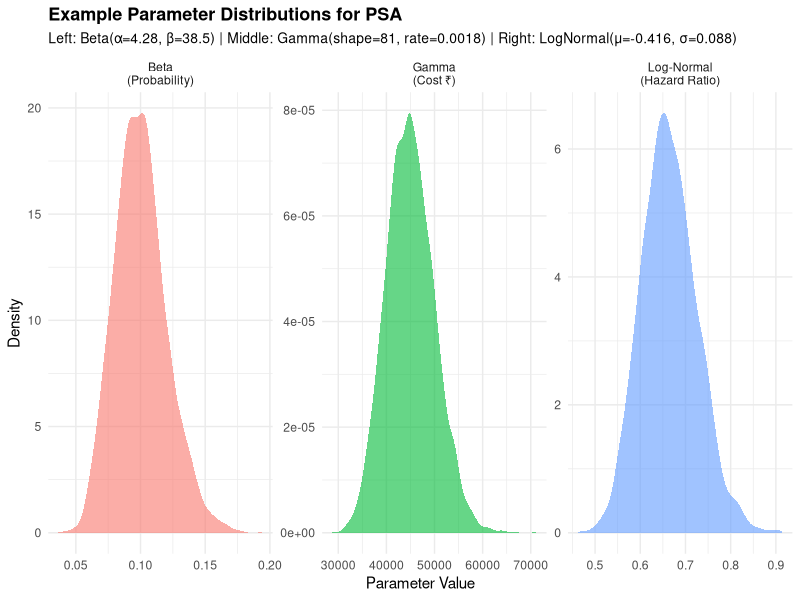
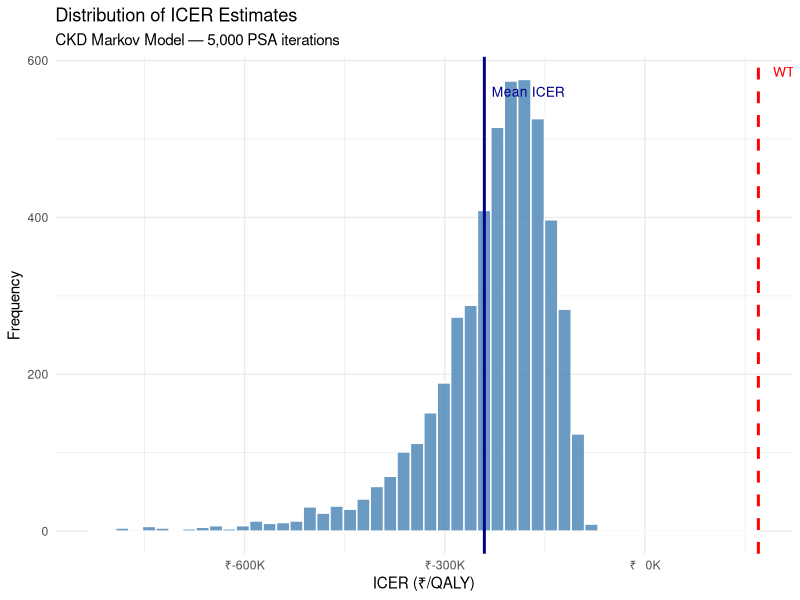
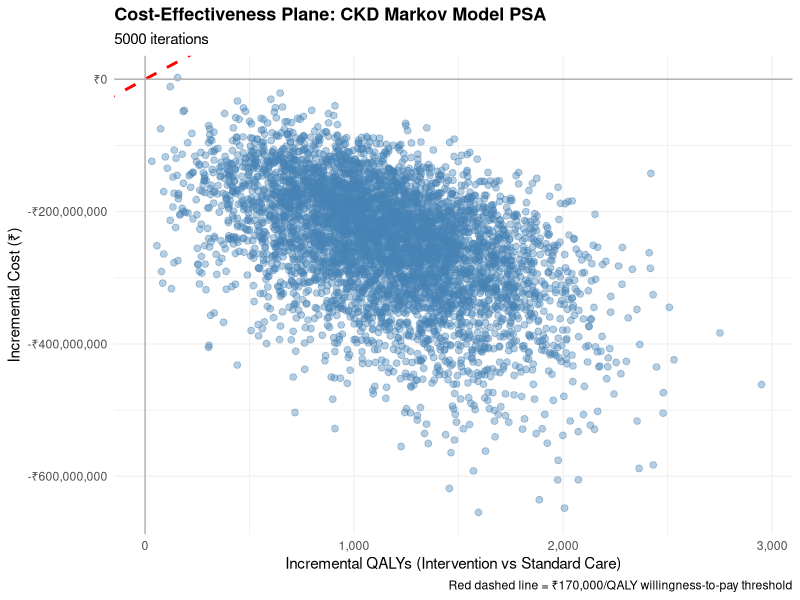
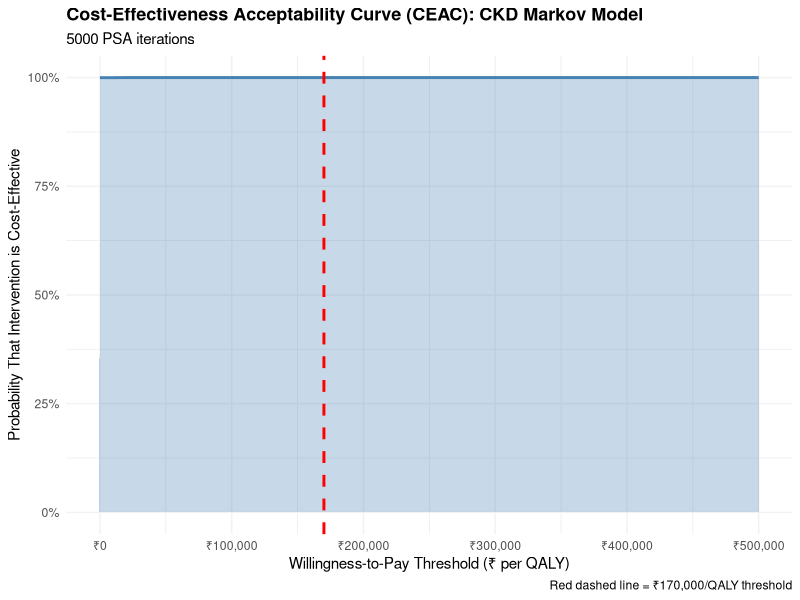
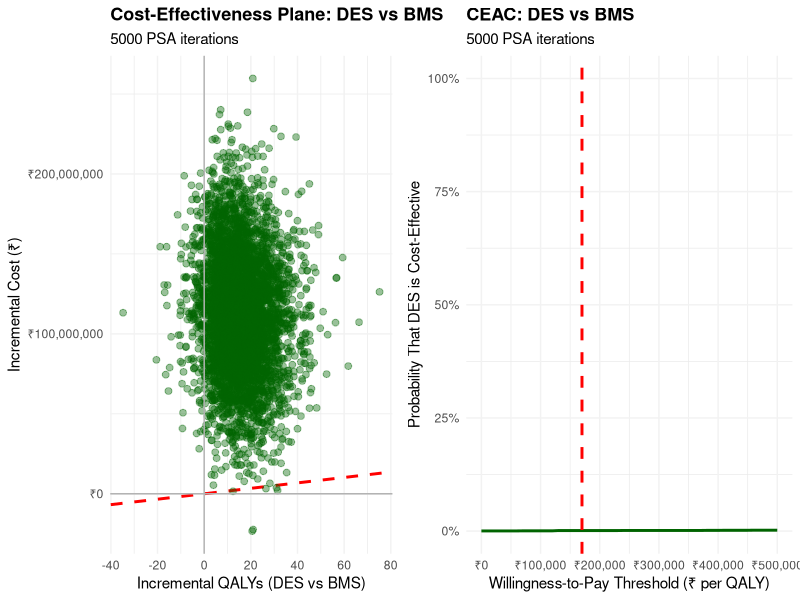

R code for these plots, in order:
## ---- chunk 1
#| label: fig-psa-workflow
#| echo: true
#| fig-cap: "The PSA workflow — same steps regardless of model type"

library(DiagrammeR)

grViz("
digraph psa_workflow {
  graph [rankdir=LR, bgcolor='transparent', fontname='Helvetica']
  node [shape=box, style='filled,rounded', fontname='Helvetica', fontsize=11]

  A [label='1. Define\nDistributions\nfor each parameter', fillcolor='#4e79a7', fontcolor='white']
  B [label='2. Sample\nParameters\n(random draw)', fillcolor='#59a14f', fontcolor='white']
  C [label='3. Run\nModel\n(one iteration)', fillcolor='#f28e2b', fontcolor='white']
  D [label='4. Store\nResults\n(cost, QALY, ICER)', fillcolor='#e15759', fontcolor='white']
  E [label='5. Repeat\n1000-10000\ntimes', fillcolor='#76b7b2', fontcolor='white']
  F [label='6. Summarise\nUncertainty\n(CE plane, CEAC)', fillcolor='#edc948', fontcolor='black']

  A -> B -> C -> D -> E -> F
  E -> B [style=dashed, label='Loop', fontsize=9]
}
")
## ---- chunk 2
#| label: fig-distribution-map
#| echo: true
#| fig-cap: "Choosing the right distribution for each parameter type"

grViz("
digraph dist_map {
  graph [rankdir=TB, bgcolor='transparent', fontname='Helvetica']
  node [fontname='Helvetica', fontsize=11, style='filled,rounded', shape=box]

  title [label='Parameter Type → Distribution', shape=none, fontsize=14, fontname='Helvetica-Bold']

  prob [label='Probabilities\n& Utilities\n(bounded 0-1)', fillcolor='#4e79a7', fontcolor='white', width=2]
  cost [label='Costs\n(non-negative,\nright-skewed)', fillcolor='#59a14f', fontcolor='white', width=2]
  hr [label='Hazard Ratios\n& Relative Risks\n(positive, often <1)', fillcolor='#f28e2b', fontcolor='white', width=2]

  beta [label='Beta(α, β)', fillcolor='#d4e6f1', shape=ellipse, width=1.5]
  gamma [label='Gamma(shape, rate)', fillcolor='#d5f5e3', shape=ellipse, width=1.5]
  lognorm [label='Log-Normal(μ, σ)', fillcolor='#fdebd0', shape=ellipse, width=1.5]

  title -> prob [style=invis]
  title -> cost [style=invis]
  title -> hr [style=invis]

  prob -> beta
  cost -> gamma
  hr -> lognorm
}
")
## ---- chunk 3
#| label: distributions-plot
#| message: false
#| fig-width: 12
#| fig-height: 5

library(ggplot2)
library(dplyr)
library(tidyr)

# Set seed for reproducibility
set.seed(2026)

# Beta example: transition probability p_12 = 0.10, SE = 0.02
mean_p <- 0.10
se_p <- 0.02
var_p <- se_p^2
alpha_beta <- mean_p * (mean_p * (1 - mean_p) / var_p - 1)
beta_beta <- (1 - mean_p) * (mean_p * (1 - mean_p) / var_p - 1)
samples_beta <- rbeta(5000, alpha_beta, beta_beta)

# Gamma example: cost_moderate = ₹45,000, SE = ₹5,000
mean_cost <- 45000
se_cost <- 5000
shape_gamma <- mean_cost^2 / (se_cost^2)
rate_gamma <- mean_cost / (se_cost^2)
samples_gamma <- rgamma(5000, shape = shape_gamma, rate = rate_gamma)

# Log-Normal example: HR = 0.66, 95% CI (0.55, 0.79)
hr_point <- 0.66
hr_lower <- 0.55
hr_upper <- 0.79
log_hr_se <- (log(hr_upper) - log(hr_lower)) / 3.92
log_hr_mean <- log(hr_point)
samples_lognormal <- rlnorm(5000, meanlog = log_hr_mean, sdlog = log_hr_se)

# Combine into a single data frame for plotting
dist_data <- tibble(
  Distribution = rep(c("Beta\n(Probability)", "Gamma\n(Cost ₹)", "Log-Normal\n(Hazard Ratio)"),
                     c(5000, 5000, 5000)),
  Value = c(samples_beta, samples_gamma, samples_lognormal)
)

# Plot
ggplot(dist_data, aes(x = Value, fill = Distribution)) +
  geom_density(alpha = 0.6, color = NA) +
  facet_wrap(~ Distribution, scales = "free") +
  labs(
    title = "Example Parameter Distributions for PSA",
    subtitle = "Left: Beta(α=4.28, β=38.5) | Middle: Gamma(shape=81, rate=0.0018) | Right: LogNormal(μ=-0.416, σ=0.088)",
    x = "Parameter Value",
    y = "Density"
  ) +
  theme_minimal() +
  theme(
    legend.position = "none",
    plot.title = element_text(face = "bold", size = 13),
    plot.subtitle = element_text(size = 10)
  )
## ---- chunk 4
#| label: run-markov-psa-function

run_markov_psa <- function(
    # Transition probabilities
    p_12, p_23, p_1d, p_2d, p_3d,
    # Treatment effect (hazard ratio for progression)
    hr_treatment,
    # Costs (annual, in Rupees)
    cost_early, cost_moderate, cost_advanced, cost_ace, cost_screening,
    # Utilities
    util_early, util_moderate, util_advanced,
    # Time horizon
    n_years = 20) {

  # Number of cohort members
  n_cohort <- 1000

  # Initialize states for standard care (no treatment)
  states_standard <- matrix(0, nrow = n_years + 1, ncol = 4)
  colnames(states_standard) <- c("Early", "Moderate", "Advanced", "Dead")

  # Initialize states for intervention (with treatment)
  states_intervention <- matrix(0, nrow = n_years + 1, ncol = 4)
  colnames(states_intervention) <- c("Early", "Moderate", "Advanced", "Dead")

  # Starting cohort: all in Early CKD state
  states_standard[1, 1] <- n_cohort
  states_intervention[1, 1] <- n_cohort

  # Run Markov chain for 20 years
  for (year in 1:n_years) {
    # Standard care: use base transition probabilities
    early_standard <- states_standard[year, 1]
    moderate_standard <- states_standard[year, 2]
    advanced_standard <- states_standard[year, 3]

    states_standard[year + 1, 1] <- early_standard * (1 - p_12 - p_1d)
    states_standard[year + 1, 2] <- early_standard * p_12 + moderate_standard * (1 - p_23 - p_2d)
    states_standard[year + 1, 3] <- moderate_standard * p_23 + advanced_standard * (1 - p_3d)
    states_standard[year + 1, 4] <- early_standard * p_1d +
                                     moderate_standard * p_2d +
                                     advanced_standard * p_3d +
                                     states_standard[year, 4]

    # Intervention: apply HR to progression probabilities
    early_intervention <- states_intervention[year, 1]
    moderate_intervention <- states_intervention[year, 2]
    advanced_intervention <- states_intervention[year, 3]

    # Reduced progression with HR
    p_12_tx <- 1 - (1 - p_12)^hr_treatment
    p_23_tx <- 1 - (1 - p_23)^hr_treatment

    states_intervention[year + 1, 1] <- early_intervention * (1 - p_12_tx - p_1d)
    states_intervention[year + 1, 2] <- early_intervention * p_12_tx +
                                         moderate_intervention * (1 - p_23_tx - p_2d)
    states_intervention[year + 1, 3] <- moderate_intervention * p_23_tx +
                                         advanced_intervention * (1 - p_3d)
    states_intervention[year + 1, 4] <- early_intervention * p_1d +
                                         moderate_intervention * p_2d +
                                         advanced_intervention * p_3d +
                                         states_intervention[year, 4]
  }

  # Calculate total costs and QALYs for standard care
  cost_standard <- sum(
    states_standard[-1, 1] * cost_early +
    states_standard[-1, 2] * cost_moderate +
    states_standard[-1, 3] * cost_advanced +
    states_standard[-1, 1] * cost_screening
  )

  qaly_standard <- sum(
    states_standard[-1, 1] * util_early +
    states_standard[-1, 2] * util_moderate +
    states_standard[-1, 3] * util_advanced
  )

  # Calculate total costs and QALYs for intervention
  cost_intervention <- sum(
    states_intervention[-1, 1] * cost_early +
    states_intervention[-1, 2] * cost_moderate +
    states_intervention[-1, 3] * cost_advanced +
    states_intervention[-1, 1] * cost_screening +
    states_intervention[-1, 1] * cost_ace
  )

  qaly_intervention <- sum(
    states_intervention[-1, 1] * util_early +
    states_intervention[-1, 2] * util_moderate +
    states_intervention[-1, 3] * util_advanced
  )

  return(list(
    cost_standard = cost_standard,
    cost_intervention = cost_intervention,
    qaly_standard = qaly_standard,
    qaly_intervention = qaly_intervention
  ))
}
## ---- chunk 5
#| label: run-ckd-psa
#| message: false

library(ggplot2)
library(dplyr)
library(tidyr)

set.seed(2026)

# Define parameter distributions
# ============================================================================

# Transition probabilities (Beta distributions)
# Base parameters from Session 5
p_12_mean <- 0.10
p_23_mean <- 0.12
p_1d_mean <- 0.02
p_2d_mean <- 0.04
p_3d_mean <- 0.15

# Standard errors (assumed from literature)
p_se <- 0.02  # Common SE for transition probabilities

# Convert to Beta parameters
convert_beta_params <- function(mean, se) {
  var <- se^2
  alpha <- mean * (mean * (1 - mean) / var - 1)
  beta <- (1 - mean) * (mean * (1 - mean) / var - 1)
  return(c(alpha = alpha, beta = beta))
}

beta_12 <- convert_beta_params(p_12_mean, p_se)
beta_23 <- convert_beta_params(p_23_mean, p_se)
beta_1d <- convert_beta_params(p_1d_mean, p_se)
beta_2d <- convert_beta_params(p_2d_mean, p_se)
beta_3d <- convert_beta_params(p_3d_mean, p_se)

# Treatment effect (Log-Normal): HR = 0.66, 95% CI (0.55, 0.79)
hr_mean <- 0.66
hr_lower <- 0.55
hr_upper <- 0.79
log_hr_se <- (log(hr_upper) - log(hr_lower)) / 3.92
log_hr_mean <- log(hr_mean)

# Costs (Gamma distributions)
# Base costs and standard errors
cost_early_mean <- 12000
cost_early_se <- 1500

cost_moderate_mean <- 45000
cost_moderate_se <- 5000

cost_advanced_mean <- 350000
cost_advanced_se <- 50000

cost_ace_mean <- 6000
cost_ace_se <- 800

cost_screening_mean <- 500
cost_screening_se <- 100

# Convert to Gamma parameters
convert_gamma_params <- function(mean, se) {
  var <- se^2
  shape <- mean^2 / var
  rate <- mean / var
  return(c(shape = shape, rate = rate))
}

gamma_early <- convert_gamma_params(cost_early_mean, cost_early_se)
gamma_moderate <- convert_gamma_params(cost_moderate_mean, cost_moderate_se)
gamma_advanced <- convert_gamma_params(cost_advanced_mean, cost_advanced_se)
gamma_ace <- convert_gamma_params(cost_ace_mean, cost_ace_se)
gamma_screening <- convert_gamma_params(cost_screening_mean, cost_screening_se)

# Utilities (Beta distributions)
# Utilities are proportions, so use Beta(α, β) directly
util_early_mean <- 0.85
util_early_se <- 0.05

util_moderate_mean <- 0.72
util_moderate_se <- 0.06

util_advanced_mean <- 0.55
util_advanced_se <- 0.08

beta_util_early <- convert_beta_params(util_early_mean, util_early_se)
beta_util_moderate <- convert_beta_params(util_moderate_mean, util_moderate_se)
beta_util_advanced <- convert_beta_params(util_advanced_mean, util_advanced_se)

# ============================================================================
# RUN PSA: 5,000 iterations
# ============================================================================

n_sim <- 5000
psa_results <- data.frame(
  iteration = 1:n_sim,
  cost_standard = NA,
  cost_intervention = NA,
  qaly_standard = NA,
  qaly_intervention = NA,
  inc_cost = NA,
  inc_qaly = NA,
  icer = NA
)

cat("Running CKD PSA...\n")

for (i in 1:n_sim) {
  # Sample parameters from distributions
  p_12_sampled <- rbeta(1, beta_12["alpha"], beta_12["beta"])
  p_23_sampled <- rbeta(1, beta_23["alpha"], beta_23["beta"])
  p_1d_sampled <- rbeta(1, beta_1d["alpha"], beta_1d["beta"])
  p_2d_sampled <- rbeta(1, beta_2d["alpha"], beta_2d["beta"])
  p_3d_sampled <- rbeta(1, beta_3d["alpha"], beta_3d["beta"])

  hr_sampled <- rlnorm(1, log_hr_mean, log_hr_se)

  cost_early_sampled <- rgamma(1, gamma_early["shape"], gamma_early["rate"])
  cost_moderate_sampled <- rgamma(1, gamma_moderate["shape"], gamma_moderate["rate"])
  cost_advanced_sampled <- rgamma(1, gamma_advanced["shape"], gamma_advanced["rate"])
  cost_ace_sampled <- rgamma(1, gamma_ace["shape"], gamma_ace["rate"])
  cost_screening_sampled <- rgamma(1, gamma_screening["shape"], gamma_screening["rate"])

  util_early_sampled <- rbeta(1, beta_util_early["alpha"], beta_util_early["beta"])
  util_moderate_sampled <- rbeta(1, beta_util_moderate["alpha"], beta_util_moderate["beta"])
  util_advanced_sampled <- rbeta(1, beta_util_advanced["alpha"], beta_util_advanced["beta"])

  # Run model with sampled parameters
  result <- run_markov_psa(
    p_12 = p_12_sampled,
    p_23 = p_23_sampled,
    p_1d = p_1d_sampled,
    p_2d = p_2d_sampled,
    p_3d = p_3d_sampled,
    hr_treatment = hr_sampled,
    cost_early = cost_early_sampled,
    cost_moderate = cost_moderate_sampled,
    cost_advanced = cost_advanced_sampled,
    cost_ace = cost_ace_sampled,
    cost_screening = cost_screening_sampled,
    util_early = util_early_sampled,
    util_moderate = util_moderate_sampled,
    util_advanced = util_advanced_sampled
  )

  # Store results
  psa_results$cost_standard[i] <- result$cost_standard
  psa_results$cost_intervention[i] <- result$cost_intervention
  psa_results$qaly_standard[i] <- result$qaly_standard
  psa_results$qaly_intervention[i] <- result$qaly_intervention
  psa_results$inc_cost[i] <- result$cost_intervention - result$cost_standard
  psa_results$inc_qaly[i] <- result$qaly_intervention - result$qaly_standard
  psa_results$icer[i] <- psa_results$inc_cost[i] / psa_results$inc_qaly[i]

  # Progress update
  if (i %% 1000 == 0) {
    cat(sprintf("Completed %d of %d iterations\n", i, n_sim))
  }
}

cat("PSA complete.\n")
## ---- chunk 6
#| label: psa-summary-ckd

library(knitr)

# Calculate summary statistics
mean_icer <- mean(psa_results$icer)
median_icer <- median(psa_results$icer)
lower_ci_icer <- quantile(psa_results$icer, 0.025)
upper_ci_icer <- quantile(psa_results$icer, 0.975)

mean_inc_cost <- mean(psa_results$inc_cost)
mean_inc_qaly <- mean(psa_results$inc_qaly)

# Create summary table
summary_table <- data.frame(
  Metric = c(
    "Mean Incremental Cost",
    "Mean Incremental QALY",
    "Mean ICER",
    "Median ICER",
    "95% Credible Interval (Lower)",
    "95% Credible Interval (Upper)",
    "WTP Threshold"
  ),
  Value = c(
    paste0("₹", format(round(mean_inc_cost), big.mark = ",")),
    format(round(mean_inc_qaly, 2), big.mark = ","),
    paste0("₹", format(round(mean_icer), big.mark = ","), "/QALY"),
    paste0("₹", format(round(median_icer), big.mark = ","), "/QALY"),
    paste0("₹", format(round(lower_ci_icer), big.mark = ",")),
    paste0("₹", format(round(upper_ci_icer), big.mark = ",")),
    "₹170,000/QALY"
  )
)

kable(summary_table,
      caption = "CKD Markov Model PSA Results (5,000 iterations)",
      format = "html")
## ---- chunk 7
#| label: fig-icer-histogram-ckd
#| echo: true
#| fig-cap: "Distribution of ICERs from 5,000 PSA iterations — CKD Markov model"

# Filter out extreme ICERs for better visualisation
icer_filtered <- psa_results$icer[psa_results$icer > quantile(psa_results$icer, 0.01) &
                                   psa_results$icer < quantile(psa_results$icer, 0.99)]

ggplot(data.frame(ICER = icer_filtered), aes(x = ICER)) +
  geom_histogram(bins = 50, fill = "steelblue", colour = "white", alpha = 0.8) +
  geom_vline(xintercept = 170000, colour = "red", linetype = "dashed", linewidth = 1) +
  annotate("text", x = 170000, y = Inf, label = "WTP = ₹170,000/QALY",
           colour = "red", hjust = -0.1, vjust = 2, size = 3.5) +
  geom_vline(xintercept = mean(psa_results$icer), colour = "darkblue", linewidth = 1) +
  annotate("text", x = mean(psa_results$icer), y = Inf, label = "Mean ICER",
           colour = "darkblue", hjust = -0.1, vjust = 4, size = 3.5) +
  scale_x_continuous(labels = function(x) paste0("₹", format(round(x/1000), big.mark=","), "K")) +
  labs(x = "ICER (₹/QALY)", y = "Frequency",
       title = "Distribution of ICER Estimates",
       subtitle = "CKD Markov Model — 5,000 PSA iterations") +
  theme_minimal()
## ---- chunk 8
#| label: ce-plane-ckd
#| fig-width: 10
#| fig-height: 7
#| message: false

# Add WTP line parameter
wtp <- 170000  # ₹170,000 per QALY

# Create the cost-effectiveness plane
ce_plane <- ggplot(psa_results, aes(x = inc_qaly, y = inc_cost)) +
  # Add WTP line
  geom_abline(intercept = 0, slope = wtp, color = "red", linewidth = 1, linetype = "dashed",
              label = paste("WTP threshold: ₹", format(wtp, big.mark=","), "/QALY")) +
  # Add data points
  geom_point(alpha = 0.4, color = "steelblue", size = 2) +
  # Add quadrant lines
  geom_hline(yintercept = 0, color = "gray70", linewidth = 0.5) +
  geom_vline(xintercept = 0, color = "gray70", linewidth = 0.5) +
  # Labels and formatting
  labs(
    title = "Cost-Effectiveness Plane: CKD Markov Model PSA",
    subtitle = paste(n_sim, "iterations"),
    x = "Incremental QALYs (Intervention vs Standard Care)",
    y = "Incremental Cost (₹)",
    caption = "Red dashed line = ₹170,000/QALY willingness-to-pay threshold"
  ) +
  scale_y_continuous(labels = scales::comma_format(prefix = "₹")) +
  scale_x_continuous(labels = scales::comma_format()) +
  theme_minimal() +
  theme(
    plot.title = element_text(face = "bold", size = 13),
    plot.subtitle = element_text(size = 11),
    panel.grid.major = element_line(color = "gray95"),
    legend.position = "top"
  )

print(ce_plane)
## ---- chunk 9
#| label: ceac-ckd
#| fig-width: 10
#| fig-height: 6
#| message: false

# Define a range of WTP thresholds
wtp_range <- seq(0, 500000, by = 10000)

# For each WTP, calculate probability that intervention is cost-effective
ceac_data <- data.frame(
  wtp = wtp_range,
  prob_cost_effective = NA
)

for (j in 1:nrow(ceac_data)) {
  # Net Monetary Benefit (NMB) for intervention at each WTP:
  # NMB = (inc_qaly * wtp) - inc_cost
  nmb_intervention <- psa_results$inc_qaly * ceac_data$wtp[j] - psa_results$inc_cost

  # Probability that NMB > 0 (i.e., intervention is cost-effective)
  ceac_data$prob_cost_effective[j] <- mean(nmb_intervention > 0)
}

# Plot CEAC
ceac_plot <- ggplot(ceac_data, aes(x = wtp, y = prob_cost_effective)) +
  geom_line(color = "steelblue", linewidth = 1) +
  geom_area(fill = "steelblue", alpha = 0.3) +
  # Add reference line at WTP = 170,000
  geom_vline(xintercept = 170000, color = "red", linetype = "dashed", linewidth = 1) +
  # Labels and formatting
  labs(
    title = "Cost-Effectiveness Acceptability Curve (CEAC): CKD Markov Model",
    subtitle = paste(n_sim, "PSA iterations"),
    x = "Willingness-to-Pay Threshold (₹ per QALY)",
    y = "Probability That Intervention is Cost-Effective",
    caption = "Red dashed line = ₹170,000/QALY threshold"
  ) +
  scale_x_continuous(labels = scales::comma_format(prefix = "₹")) +
  scale_y_continuous(limits = c(0, 1), labels = scales::percent_format()) +
  theme_minimal() +
  theme(
    plot.title = element_text(face = "bold", size = 13),
    plot.subtitle = element_text(size = 11),
    panel.grid.major = element_line(color = "gray95")
  )

print(ceac_plot)

# Calculate probability at the ₹170,000 threshold
wtp_threshold <- 170000
nmb_at_threshold <- psa_results$inc_qaly * wtp_threshold - psa_results$inc_cost
prob_ce_at_170k <- mean(nmb_at_threshold > 0)
mean_nmb_at_170k <- mean(nmb_at_threshold)
lower_ci_nmb <- quantile(nmb_at_threshold, 0.025)
upper_ci_nmb <- quantile(nmb_at_threshold, 0.975)

# Create summary table for NMB at WTP threshold
nmb_summary <- data.frame(
  Metric = c(
    "Willingness-to-Pay Threshold",
    "Mean Net Monetary Benefit (NMB)",
    "Probability Cost-Effective",
    "95% CI for NMB (Lower)",
    "95% CI for NMB (Upper)"
  ),
  Value = c(
    paste0("₹", format(wtp_threshold, big.mark = ",")),
    paste0("₹", format(round(mean_nmb_at_170k), big.mark = ",")),
    paste0(sprintf("%.1f%%", prob_ce_at_170k * 100)),
    paste0("₹", format(round(lower_ci_nmb), big.mark = ",")),
    paste0("₹", format(round(upper_ci_nmb), big.mark = ","))
  )
)

kable(nmb_summary,
      caption = "Net Monetary Benefit Analysis at WTP = ₹170,000/QALY",
      format = "html")
## ---- chunk 10
#| label: run-des-bms-psa-function

run_des_bms_psa <- function(
    # Clinical parameters
    p_mace_bms, p_mace_des,
    p_ist_bms, p_ist_des,
    # Costs (in Rupees)
    cost_bms, cost_des, cost_mace, cost_ist,
    # Utilities (quality-adjusted life expectancy, QALYs over model horizon)
    util_base, util_post_mace) {

  n_cohort <- 1000

  # BMS arm
  n_bms_mace <- n_cohort * p_mace_bms
  n_bms_ist <- n_cohort * p_ist_bms
  n_bms_uncomplicated <- n_cohort - n_bms_mace - n_bms_ist

  cost_bms_total <- n_cohort * cost_bms +
                    n_bms_mace * cost_mace +
                    n_bms_ist * cost_ist

  qaly_bms_total <- n_bms_uncomplicated * util_base +
                    n_bms_mace * util_post_mace +
                    n_bms_ist * util_post_mace

  # DES arm
  n_des_mace <- n_cohort * p_mace_des
  n_des_ist <- n_cohort * p_ist_des
  n_des_uncomplicated <- n_cohort - n_des_mace - n_des_ist

  cost_des_total <- n_cohort * cost_des +
                    n_des_mace * cost_mace +
                    n_des_ist * cost_ist

  qaly_des_total <- n_des_uncomplicated * util_base +
                    n_des_mace * util_post_mace +
                    n_des_ist * util_post_mace

  return(list(
    cost_bms = cost_bms_total,
    cost_des = cost_des_total,
    qaly_bms = qaly_bms_total,
    qaly_des = qaly_des_total
  ))
}
## ---- chunk 11
#| label: run-des-bms-psa-loop

set.seed(2026)

# Define parameter distributions for DES vs BMS
# ============================================================================

# Event rates (Beta distributions)
p_mace_bms_mean <- 0.12
p_mace_des_mean <- 0.08
p_ist_bms_mean <- 0.05
p_ist_des_mean <- 0.02

p_se <- 0.02

beta_mace_bms <- convert_beta_params(p_mace_bms_mean, p_se)
beta_mace_des <- convert_beta_params(p_mace_des_mean, p_se)
beta_ist_bms <- convert_beta_params(p_ist_bms_mean, p_se)
beta_ist_des <- convert_beta_params(p_ist_des_mean, p_se)

# Costs (Gamma distributions)
cost_bms_mean <- 200000
cost_bms_se <- 20000

cost_des_mean <- 320000
cost_des_se <- 30000

cost_mace_mean <- 150000
cost_mace_se <- 25000

cost_ist_mean <- 50000
cost_ist_se <- 10000

gamma_cost_bms <- convert_gamma_params(cost_bms_mean, cost_bms_se)
gamma_cost_des <- convert_gamma_params(cost_des_mean, cost_des_se)
gamma_cost_mace <- convert_gamma_params(cost_mace_mean, cost_mace_se)
gamma_cost_ist <- convert_gamma_params(cost_ist_mean, cost_ist_se)

# Utilities (Beta distributions)
util_base_mean <- 0.92
util_base_se <- 0.03

util_post_mace_mean <- 0.70
util_post_mace_se <- 0.05

beta_util_base <- convert_beta_params(util_base_mean, util_base_se)
beta_util_post_mace <- convert_beta_params(util_post_mace_mean, util_post_mace_se)

# ============================================================================
# RUN PSA: 5,000 iterations
# ============================================================================

n_sim_des_bms <- 5000
psa_des_bms <- data.frame(
  iteration = 1:n_sim_des_bms,
  cost_bms = NA,
  cost_des = NA,
  qaly_bms = NA,
  qaly_des = NA,
  inc_cost = NA,
  inc_qaly = NA,
  icer = NA
)

cat("Running DES vs BMS PSA...\n")

for (i in 1:n_sim_des_bms) {
  # Sample parameters
  p_mace_bms_samp <- rbeta(1, beta_mace_bms["alpha"], beta_mace_bms["beta"])
  p_mace_des_samp <- rbeta(1, beta_mace_des["alpha"], beta_mace_des["beta"])
  p_ist_bms_samp <- rbeta(1, beta_ist_bms["alpha"], beta_ist_bms["beta"])
  p_ist_des_samp <- rbeta(1, beta_ist_des["alpha"], beta_ist_des["beta"])

  cost_bms_samp <- rgamma(1, gamma_cost_bms["shape"], gamma_cost_bms["rate"])
  cost_des_samp <- rgamma(1, gamma_cost_des["shape"], gamma_cost_des["rate"])
  cost_mace_samp <- rgamma(1, gamma_cost_mace["shape"], gamma_cost_mace["rate"])
  cost_ist_samp <- rgamma(1, gamma_cost_ist["shape"], gamma_cost_ist["rate"])

  util_base_samp <- rbeta(1, beta_util_base["alpha"], beta_util_base["beta"])
  util_post_mace_samp <- rbeta(1, beta_util_post_mace["alpha"], beta_util_post_mace["beta"])

  # Run model
  result_des_bms <- run_des_bms_psa(
    p_mace_bms = p_mace_bms_samp,
    p_mace_des = p_mace_des_samp,
    p_ist_bms = p_ist_bms_samp,
    p_ist_des = p_ist_des_samp,
    cost_bms = cost_bms_samp,
    cost_des = cost_des_samp,
    cost_mace = cost_mace_samp,
    cost_ist = cost_ist_samp,
    util_base = util_base_samp,
    util_post_mace = util_post_mace_samp
  )

  psa_des_bms$cost_bms[i] <- result_des_bms$cost_bms
  psa_des_bms$cost_des[i] <- result_des_bms$cost_des
  psa_des_bms$qaly_bms[i] <- result_des_bms$qaly_bms
  psa_des_bms$qaly_des[i] <- result_des_bms$qaly_des
  psa_des_bms$inc_cost[i] <- result_des_bms$cost_des - result_des_bms$cost_bms
  psa_des_bms$inc_qaly[i] <- result_des_bms$qaly_des - result_des_bms$qaly_bms
  psa_des_bms$icer[i] <- psa_des_bms$inc_cost[i] / psa_des_bms$inc_qaly[i]

  if (i %% 1000 == 0) {
    cat(sprintf("Completed %d of %d iterations\n", i, n_sim_des_bms))
  }
}

cat("DES vs BMS PSA complete.\n")
## ---- chunk 12
#| label: des-bms-ce-results
#| fig-width: 14
#| fig-height: 6
#| message: false

# CE Plane for DES vs BMS
ce_plane_des_bms <- ggplot(psa_des_bms, aes(x = inc_qaly, y = inc_cost)) +
  geom_abline(intercept = 0, slope = 170000, color = "red", linewidth = 1, linetype = "dashed") +
  geom_point(alpha = 0.4, color = "darkgreen", size = 2) +
  geom_hline(yintercept = 0, color = "gray70", linewidth = 0.5) +
  geom_vline(xintercept = 0, color = "gray70", linewidth = 0.5) +
  labs(
    title = "Cost-Effectiveness Plane: DES vs BMS",
    subtitle = paste(n_sim_des_bms, "PSA iterations"),
    x = "Incremental QALYs (DES vs BMS)",
    y = "Incremental Cost (₹)"
  ) +
  scale_y_continuous(labels = scales::comma_format(prefix = "₹")) +
  scale_x_continuous(labels = scales::comma_format()) +
  theme_minimal() +
  theme(
    plot.title = element_text(face = "bold", size = 13),
    panel.grid.major = element_line(color = "gray95")
  )

# CEAC for DES vs BMS
wtp_range_des_bms <- seq(0, 500000, by = 10000)
ceac_data_des_bms <- data.frame(
  wtp = wtp_range_des_bms,
  prob_cost_effective = NA
)

for (j in 1:nrow(ceac_data_des_bms)) {
  nmb_des <- psa_des_bms$inc_qaly * ceac_data_des_bms$wtp[j] - psa_des_bms$inc_cost
  ceac_data_des_bms$prob_cost_effective[j] <- mean(nmb_des > 0)
}

ceac_plot_des_bms <- ggplot(ceac_data_des_bms, aes(x = wtp, y = prob_cost_effective)) +
  geom_line(color = "darkgreen", linewidth = 1) +
  geom_area(fill = "darkgreen", alpha = 0.3) +
  geom_vline(xintercept = 170000, color = "red", linetype = "dashed", linewidth = 1) +
  labs(
    title = "CEAC: DES vs BMS",
    subtitle = paste(n_sim_des_bms, "PSA iterations"),
    x = "Willingness-to-Pay Threshold (₹ per QALY)",
    y = "Probability That DES is Cost-Effective"
  ) +
  scale_x_continuous(labels = scales::comma_format(prefix = "₹")) +
  scale_y_continuous(limits = c(0, 1), labels = scales::percent_format()) +
  theme_minimal() +
  theme(
    plot.title = element_text(face = "bold", size = 13),
    panel.grid.major = element_line(color = "gray95")
  )

# Print side-by-side
library(gridExtra)
grid.arrange(ce_plane_des_bms, ceac_plot_des_bms, ncol = 2)

# Summary table
mean_icer_des_bms <- mean(psa_des_bms$icer)
median_icer_des_bms <- median(psa_des_bms$icer)
lower_ci_icer_des_bms <- quantile(psa_des_bms$icer, 0.025)
upper_ci_icer_des_bms <- quantile(psa_des_bms$icer, 0.975)

mean_inc_cost_des_bms <- mean(psa_des_bms$inc_cost)
mean_inc_qaly_des_bms <- mean(psa_des_bms$inc_qaly)

prob_des_ce_at_170k <- mean((psa_des_bms$inc_qaly * 170000 - psa_des_bms$inc_cost) > 0)
nmb_des_at_170k <- psa_des_bms$inc_qaly * 170000 - psa_des_bms$inc_cost
mean_nmb_des_170k <- mean(nmb_des_at_170k)

summary_table_des_bms <- data.frame(
  Metric = c(
    "Mean Incremental Cost",
    "Mean Incremental QALY",
    "Mean ICER",
    "Median ICER",
    "95% Credible Interval (Lower)",
    "95% Credible Interval (Upper)",
    "Mean NMB at ₹170,000/QALY",
    "Probability Cost-Effective at ₹170,000/QALY"
  ),
  Value = c(
    paste0("₹", format(round(mean_inc_cost_des_bms), big.mark = ",")),
    format(round(mean_inc_qaly_des_bms, 2), big.mark = ","),
    paste0("₹", format(round(mean_icer_des_bms), big.mark = ","), "/QALY"),
    paste0("₹", format(round(median_icer_des_bms), big.mark = ","), "/QALY"),
    paste0("₹", format(round(lower_ci_icer_des_bms), big.mark = ",")),
    paste0("₹", format(round(upper_ci_icer_des_bms), big.mark = ",")),
    paste0("₹", format(round(mean_nmb_des_170k), big.mark = ",")),
    paste0(sprintf("%.1f%%", prob_des_ce_at_170k * 100))
  )
)

kable(summary_table_des_bms,
      caption = "DES vs BMS PSA Results (5,000 iterations)",
      format = "html")
